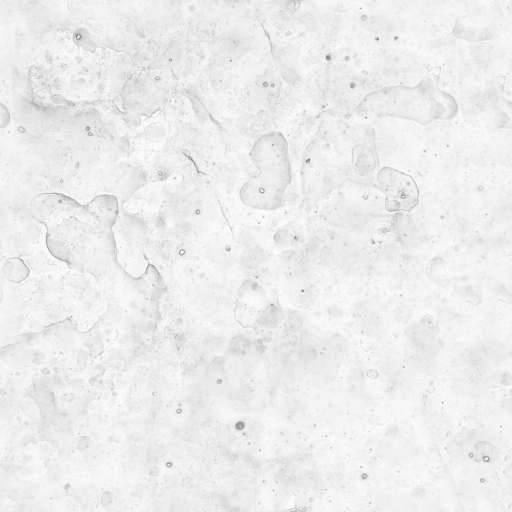
#> input picture cuesync/src/cuesync/assets/stone/ao.jpg, 1024 x 1024 px (shown at 1/2 size)
$ python -i scene.py   (imports and definitions only)
#> lines starting #> are read from the running program, lines starting #| are printed output that depends on the picture
#> further down, picture is the input picture: shape (1024, 1024, 3); min 106, max 255, mean 236.9
"""In-scene guides: the effect painted into the shot itself, at its source, going where it should go.

The ainvfx-fluid IC-LoRA was trained on controls that paint the WHOLE frame in flat colour zones (six colours
picked from the clip), with the clip's real first frame as conditioning part of the time. So a scene guide is
the plate's own zones on every keyframe with the effect painted over them, and LTX-2.5 gets the real plate
frame as its first frame. The model then renders the effect in the scene: the fire lights the room and the
table, the pumpkin bursts and leaves debris, the candle's own flame flares and settles. The zones on every
keyframe also hold the camera: with the effect on black instead, the model drifts and dollies.

Every effect has a source (a mouth, a wick, the inside of a pumpkin, the coffee in a mug) and a direction.
Jets follow a bent path from the source, p(a) = s + L (u a + b a^2): straight out of the mouth, then curling
up as hot gas rises. A resting flame (a candle that is already lit) is painted before and after the effect,
so the flare grows out of it and settles back into it, and blowing it out leaves it out.

Or the performer draws where it goes: strokes on the plate are the effect's footprint at full voice, and the
voice decides when it appears, how much of the drawing it fills and how it ends (see ``Strokes``).
"""

from __future__ import annotations

import dataclasses
import math
from dataclasses import dataclass, field

import cv2
import numpy as np
from PIL import Image, ImageDraw

from .audio import CueSheet, Hit
from .effects import EffectSpec, names, words_of
from .guide import FIRE_INNER, FIRE_OUTER, MIN_RADIUS_PX, SMOKE, STEAM, GuidePlan, _smoothed, _thinning  # noqa: F401

ZONES = 6
MARGIN_PX = 48  # a jet's tip stays this far inside the frame (it would read as cut off, not as long)
PREROLL = 17  # element frames before the first hit: the model sees the scene settled before it changes
MIN_LENGTH, MAX_LENGTH = 49, 121
WISP = (150, 150, 150)  # a thin smoke curl off a wick
ENERGY_FULL = 14.0  # performance energy of a full "KA-BOOM" (a full-loudness second is 24)
SMALL = 0.6  # a take whose biggest event is smaller than this gets the effect's "small" prompt
FIRE_COLOURS = (list(FIRE_OUTER), list(FIRE_INNER))


def scene_size(width: int, height: int) -> tuple[int, int]:
    """The render's size for a plate: LTX-2.5 needs multiples of 64 (1088x1920 for a 1080x1920 plate)."""
    return 64 * math.ceil(width / 64), 64 * math.ceil(height / 64)


# ---------------------------------------------------------------- zones

def zone_palette(frame: np.ndarray, k: int = ZONES) -> np.ndarray:
    """The k flat colours (Lab, float32) the plate is painted in: k-means on a small copy of the frame."""
#> called with k = 6
    small = cv2.resize(frame, (max(16, frame.shape[1] // 8), max(16, frame.shape[0] // 8)), interpolation=cv2.INTER_AREA)
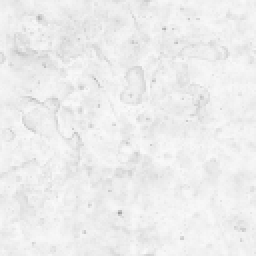
#> small: shape (128, 128, 3) (shown 2 times larger); min 157, max 250, mean 236.9
    lab = cv2.cvtColor(small, cv2.COLOR_RGB2LAB).reshape(-1, 3).astype(np.float32)
    k = max(1, min(k, len(np.unique(lab, axis=0))))
#> k = 6
    crit = (cv2.TERM_CRITERIA_EPS + cv2.TERM_CRITERIA_MAX_ITER, 30, 0.5)
    cv2.setRNGSeed(7)  # the same plate always gets the same zones
    _, _, centers = cv2.kmeans(lab, k, None, crit, 4, cv2.KMEANS_PP_CENTERS)
#> centers = [[244.8, 128, 128], [236.5, 128, 128], [222.9, 128, 128], [230.5, 128, 128], [209.8, 128, 128], [240.6, 128, 128]]
    return centers.astype(np.float32)


# [20 lines left out: functions paint_zones, unit, not called in this run]


def _poly(points, color) -> dict:
    return {"kind": "poly", "pts": [[round(x, 1), round(y, 1)] for x, y in points], "color": list(color)}


def _ellipse(cx, cy, rx, ry, color) -> dict:
    return {"kind": "ellipse", "cx": round(cx, 1), "cy": round(cy, 1), "rx": round(rx, 1), "ry": round(ry, 1),
            "color": list(color)}


GAS = {"smoke": SMOKE, "steam": STEAM, "wisp": WISP}
MIN_DENSITY = 0.2  # thinner than this is painted as nothing: "gone" must be unambiguous


# [5 lines left out: function _gas, not called in this run]


def _path(s, u, length, bend, n=14):
    """Points along p(a) = s + L (u a + up * bend * a^2), a in [0, 1]."""
    return [(s[0] + length * u[0] * a, s[1] + length * (u[1] * a - bend * a * a)) for a in np.linspace(0, 1, n)]


# [53 lines left out: functions _tube, _flame, _tongues, not called in this run]


def _tag(shapes: list[dict], **flags) -> list[dict]:
    return [dict(sh, **flags) for sh in shapes]


def _fire(shape_fn, inner: float = 0.55) -> list[dict]:
    """An outer orange volume and its yellow core (the model's fire palette)."""
    return _tag([shape_fn(1.0, FIRE_OUTER), shape_fn(inner, FIRE_INNER)], fire=True)


# [18 lines left out: function draw, not called in this run]


def is_fire(shape: dict) -> bool:
    """Fire, tagged when painted (older plans: by the fire palette)."""
    return bool(shape.get("fire", shape["color"] in FIRE_COLOURS))


def is_rest(shape: dict) -> bool:
    """The resting flame that is there anyway (a lit candle), not the effect."""
    return bool(shape.get("rest", False))


# ---------------------------------------------------------------- drawn effects

@dataclass
class Strokes:
    """What the performer drew on the plate: brush strokes, each a polyline of normalised points and a
    brush width (fraction of the frame width). The first point of the first stroke is the source; the
    drawing as a whole is the effect's footprint at full voice."""

    strokes: list[dict]

    # [26 lines left out: function parse, not called in this run]

    @property
    def source(self) -> tuple[float, float]:
        return self.strokes[0]["points"][0]

    # [8 lines left out: function direction, not called in this run]

    def to_json(self) -> list[dict]:
        return [{"points": [[round(x, 4), round(y, 4)] for x, y in s["points"]], "width": round(s["width"], 4)}
                for s in self.strokes]

    # [62 lines left out: functions mask, spine, _mask_shapes, not called in this run]


class _Drawn:
    """Paints a drawn footprint, filled as far as the voice says: the fill grows out from the source (a disc
    of radius fill x reach over the drawing), follows the behaviour's timing, and ends the behaviour's way
    (fire recedes into the source; smoke and steam thin out where they are)."""

    # [71 lines left out: functions __init__, fill, shapes, not called in this run]


# ---------------------------------------------------------------- events

@dataclass
class Event:
    """One thing the effect does: a hit (a burst, a puff, a blow-out, a short breath) or the whole sustained
    performance (a long breath, a flare, a hiss). Frames are element frames (plate frame - start)."""

    at: int  # element frame of the hit / the start of the performance
    end: int | None  # element frame where it stops being painted as active (None: it outlasts the element)
    peak: float  # loudness of the attack (0..1)
    size: float  # 0.3..1: a rhythm's hits relative to its biggest; a single burst by how much went into it
    energy: float  # how much performance went into it (a full-loudness second is 24)


@dataclass
class _Ctx:
    eff: EffectSpec
    s: tuple[float, float]  # source, px
    u: tuple[float, float]  # direction, unit
    w: int
    h: int
    scale: float
    env: np.ndarray  # smoothed absolute envelope per element frame
    active: np.ndarray  # performing per element frame
    length: int
    notes: set = field(default_factory=set)  # things the painting had to change (told to the performer)

    @property
    def side(self) -> float:
        return min(self.w, self.h) * self.scale

    # [13 lines left out: function reach, not called in this run]


def _ease(t: float) -> float:
    t = min(max(t, 0.0), 1.0)
    return t * t * (3 - 2 * t)


# [7 lines left out: function _rest, not called in this run]


DIE_DOWN = 6  # frames for a flame to go once the voice stops (the model follows the guide, then the re-time
#                moves it later by the model's lead; a longer die-down read as a flame that outlives the voice)


# [45 lines left out: functions _blast, _burst, not called in this run]


VORTEX_RINGS = 9  # an air vortex is painted as a funnel of steam rings, narrow on the hand and wide at the top,
VORTEX_TURN = 0.55  # each one swaying round the axis a little further every keyframe (radians), so the column spins


# [196 lines left out: functions _vortex, _plume, _jet, _steam_jet, _steam, _puff and 1 more, not called in this run]


_PAINTERS = {"burst": _burst, "plume": _plume, "jet": _jet, "puff": _puff, "extinguish": _extinguish}


# ---------------------------------------------------------------- planning

# [61 lines left out: functions single_size, events_for, omitted_hits, plan_window, not called in this run]


@dataclass
class ScenePlan:
    guide: GuidePlan
    start: int  # plate frame of element frame 0 (may be negative on a still plate: the plate is held)
    events: list[Event] = field(default_factory=list)
    direction: float = 0.0
    zones: np.ndarray | None = None  # the zones painted under every keyframe (first one)
    dropped: list[int] = field(default_factory=list)  # plate frames of hits the render window could not hold
    strokes: Strokes | None = None
    notes: list[str] = field(default_factory=list)  # what the painting had to change, for the performer
    sources: list[tuple[float, float]] | None = None  # call and response: one source per hit (normalised)

    # [8 lines left out: function from_json, not called in this run]

    def source_of(self, k: int) -> int:
        """Which source event k fires at (one per hit, the last one for any hits after it)."""
        return min(k, len(self.sources) - 1) if self.sources else 0

    # [210 lines left out: functions to_json, paint_scene_guide, _smoke_level, _under, _resolve, _ending, not called in this run]


PERFORMER = ("hand", "palm", "finger", "fingertip", "fist", "knuckle", "wrist", "arm", "thumb")  # a performer in the shot


# [5 lines left out: function performer_in, not called in this run]


LIT_BOX = 0.05  # half the side of the box around the source checked for a flame, fraction of the short side
LIT_SHARE = 0.01  # a flame is burning there when this share of the box is a flame's near-white warm core


# [45 lines left out: functions lit_at, suited_effect, scene_prompt, not called in this run]

>>> import cv2
>>> picture = cv2.cvtColor(cv2.imread('assets/stone/ao.jpg'), cv2.COLOR_BGR2RGB)
>>> result = zone_palette(picture)
#> result has the same summary as centers in zone_palette
